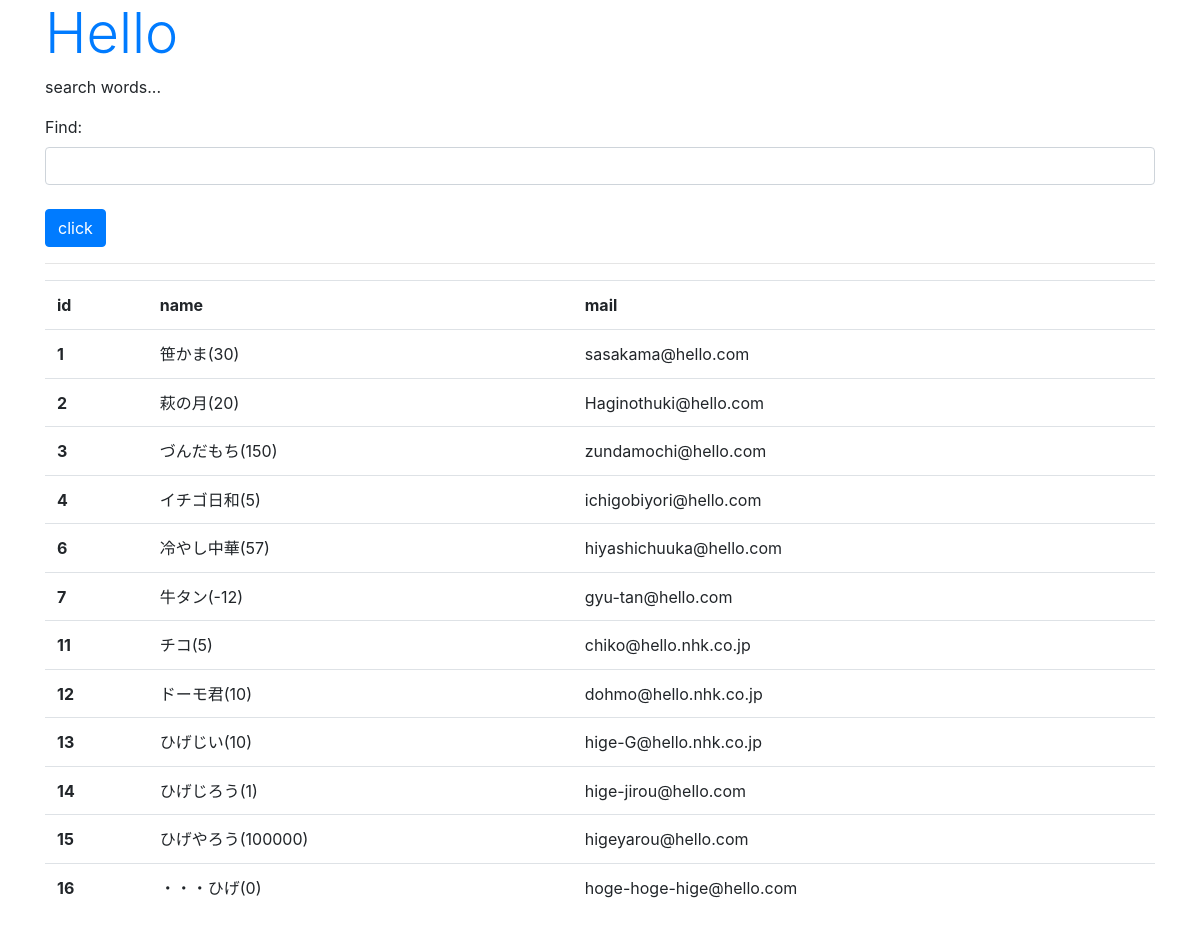
/hello/find, run on the app's committed database.
### hello/models.py (models this page shows, shortened)
class Friend(models.Model):
	name     = models.CharField(max_length=100)
	mail     = models.EmailField(max_length=200)
	gender   = models.BooleanField()
	age      = models.IntegerField(default=0)
	birthday = models.DateField()

### hello/views.py (the view)
# urls.py: path('find', views.find, name='find'), #☆
def find(request):
    if (request.method == 'POST'):
        form = FindForm(request.POST)
        find = request.POST['find']
        data = Friend.objects.filter(name__icontains=find)
        msg = 'Result: ' + str(data.count())
    else:
        msg = 'search words...'
        form = FindForm()
        data =Friend.objects.all()
    params = {
        'title': 'Hello',
        'message': msg,
        'form':form,
        'data':data,
    }
    return render(request, 'hello/find.html', params)

### hello/forms.py
class FindForm(forms.Form):
    find = forms.CharField(label='Find', required=False, \
        widget=forms.TextInput(attrs={'class':'form-control'}))

### hello/templates/hello/find.html (shortened to what this page needs)
{% load static %}
<!doctype html>
<html lang="ja">
<head>
    <link rel="stylesheet"
    href="https://stackpath.bootstrapcdn.com/bootstrap/4.3.1/css/bootstrap.min.css"
>
</head>
<body class="container">
    <h1 class="display-4 text-primary">
        {{title}}</h1>
    <p>{{message|safe}}</p>
    <form action="{% url 'find' %}" method="post">
    {{ form.as_p }}
    <tr><th></th><td>
        <input type="submit" value="click"
            class="btn btn-primary mt-2"></td></tr>
    </form>
    <hr>
    <table class="table">
        <tr>
            <th>id</th>
            <th>name</th>
            <th>mail</th>
        </tr>
    {% for item in data %}
        <tr>
            <th>{{item.id}}</th>
            <td>{{item.name}}({{item.age}})</td>
            <td>{{item.mail}}</td>
        <tr>
    {% endfor %}
    </table>
</body>
</html>

### data on the page
Friend: id "1", name "笹かま", age "30", mail "sasakama@hello.com"
Friend: id "2", name "萩の月", age "20", mail "Haginothuki@hello.com"
Friend: id "3", name "づんだもち", age "150", mail "zundamochi@hello.com"
Friend: id "4", name "イチゴ日和", age "5", mail "ichigobiyori@hello.com"
Friend: id "6", name "冷やし中華", age "57", mail "hiyashichuuka@hello.com"
Friend: id "7", name "牛タン", age "-12", mail "gyu-tan@hello.com"
Friend: id "11", name "チコ", age "5", mail "chiko@hello.nhk.co.jp"
Friend: id "12", name "ドーモ君", age "10", mail "dohmo@hello.nhk.co.jp"
Friend: id "13", name "ひげじい", age "10", mail "hige-G@hello.nhk.co.jp"
Friend: id "14", name "ひげじろう", age "1", mail "hige-jirou@hello.com"
Friend: id "15", name "ひげやろう", age "100000", mail "higeyarou@hello.com"
Friend: id "16", name "・・・ひげ", age "0", mail "hoge-hoge-hige@hello.com"

### other printed values
{{ title }} "Hello"
{{ message|safe }} "search words..."
